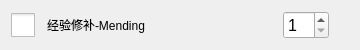
<?xml version="1.0" encoding="UTF-8"?>
<ui version="4.0">
 <class>EnchListWidget</class>
 <widget class="QWidget" name="EnchListWidget">
  <property name="geometry">
   <rect>
    <x>0</x>
    <y>0</y>
    <width>360</width>
    <height>50</height>
   </rect>
  </property>
  <property name="sizePolicy">
   <sizepolicy hsizetype="Expanding" vsizetype="Fixed">
    <horstretch>0</horstretch>
    <verstretch>0</verstretch>
   </sizepolicy>
  </property>
  <property name="windowTitle">
   <string>Form</string>
  </property>
  <layout class="QHBoxLayout" name="horizontalLayout">
   <item>
    <widget class="QCheckBox" name="cb">
     <property name="sizePolicy">
      <sizepolicy hsizetype="Fixed" vsizetype="Fixed">
       <horstretch>0</horstretch>
       <verstretch>0</verstretch>
      </sizepolicy>
     </property>
     <property name="minimumSize">
      <size>
       <width>24</width>
       <height>24</height>
      </size>
     </property>
     <property name="styleSheet">
      <string notr="true">QCheckBox::indicator {
width: 24px;
height: 24px;
}</string>
     </property>
     <property name="text">
      <string/>
     </property>
     <property name="iconSize">
      <size>
       <width>24</width>
       <height>24</height>
      </size>
     </property>
     <property name="checkable">
      <bool>true</bool>
     </property>
    </widget>
   </item>
   <item>
    <widget class="QLabel" name="name">
     <property name="sizePolicy">
      <sizepolicy hsizetype="Fixed" vsizetype="Preferred">
       <horstretch>4</horstretch>
       <verstretch>0</verstretch>
      </sizepolicy>
     </property>
     <property name="text">
      <string>经验修补-Mending</string>
     </property>
    </widget>
   </item>
   <item>
    <spacer name="horizontalSpacer">
     <property name="orientation">
      <enum>Qt::Horizontal</enum>
     </property>
     <property name="sizeHint" stdset="0">
      <size>
       <width>40</width>
       <height>20</height>
      </size>
     </property>
    </spacer>
   </item>
   <item>
    <widget class="QSpinBox" name="sb">
     <property name="minimumSize">
      <size>
       <width>32</width>
       <height>24</height>
      </size>
     </property>
     <property name="font">
      <font>
       <pointsize>12</pointsize>
      </font>
     </property>
     <property name="minimum">
      <number>1</number>
     </property>
    </widget>
   </item>
   <item>
    <spacer name="horizontalSpacer_2">
     <property name="orientation">
      <enum>Qt::Horizontal</enum>
     </property>
     <property name="sizeType">
      <enum>QSizePolicy::Fixed</enum>
     </property>
     <property name="sizeHint" stdset="0">
      <size>
       <width>20</width>
       <height>20</height>
      </size>
     </property>
    </spacer>
   </item>
  </layout>
 </widget>
 <resources/>
 <connections/>
</ui>
